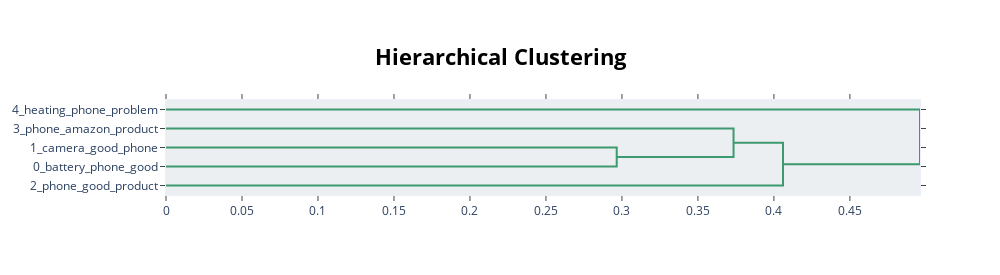

Notebook source saved alongside this figure:
### Code cell
# Or, to visualize hierarchical relationships between topics
topic_model.visualize_hierarchy()

### Figure 1 — Plotly figure (JSON) as saved in the notebook; plotly's stock layout.template omitted (floating-point values rounded to 4 significant figures)
{"data": [{"hoverinfo": "text", "marker": {"color": "rgb(61,153,112)"}, "mode": "lines", "type": "scatter", "x": [0, 0.2966, 0.2966, 0], "xaxis": "x", "y": [-25, -25, -35, -35], "yaxis": "y"}, {"hoverinfo": "text", "marker": {"color": "rgb(61,153,112)"}, "mode": "lines", "type": "scatter", "x": [0, 0.3734, 0.3734, 0.2966], "xaxis": "x", "y": [-15, -15, -30, -30], "yaxis": "y"}, {"hoverinfo": "text", "marker": {"color": "rgb(61,153,112)"}, "mode": "lines", "type": "scatter", "x": [0.3734, 0.406, 0.406, 0], "xaxis": "x", "y": [-22.5, -22.5, -45, -45], "yaxis": "y"}, {"hoverinfo": "text", "marker": {"color": "rgb(61,153,112)"}, "mode": "lines", "type": "scatter", "x": [0, 0.4961, 0.4961, 0.406], "xaxis": "x", "y": [-5, -5, -33.75, -33.75], "yaxis": "y"}], "layout": {"autosize": false, "height": 275, "hoverlabel": {"bgcolor": "white", "font": {"family": "Rockwell", "size": 16}}, "hovermode": "closest", "plot_bgcolor": "#ECEFF1", "showlegend": false, "title": {"font": {"color": "Black", "size": 22}, "text": "<b>Hierarchical Clustering</b>", "x": 0.5, "xanchor": "center", "yanchor": "top"}, "width": 1000, "xaxis": {"autorange": true, "mirror": "allticks", "range": [0, 0.4961], "rangemode": "tozero", "showgrid": false, "showline": true, "showticklabels": true, "ticks": "outside", "type": "linear", "zeroline": false}, "yaxis": {"mirror": "allticks", "range": [-50, 0], "rangemode": "tozero", "showgrid": false, "showline": true, "showticklabels": true, "tickmode": "array", "ticks": "outside", "ticktext": ["4_heating_phone_problem", "3_phone_amazon_product", "1_camera_good_phone", "0_battery_phone_good", "2_phone_good_product"], "tickvals": [-5, -15, -25, -35, -45], "type": "linear", "zeroline": false}}}
